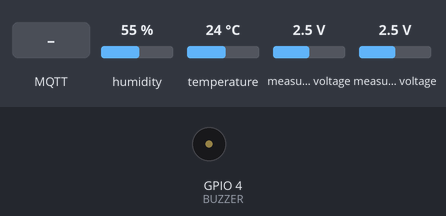
This sketch was run on a simulated ESP32. Shown: buzzer (waves = sounding, pin HIGH). The test bench sets the inputs (shaded band); at power-on: humidity 55 %, temperature 24 °C, measured voltage 2.5 V. WiFi joins after 1.5 s; servers stay silent unless stated; no MQTT or app messages arrive unless stated; what the sketch prints to the serial monitor is not drawn.

Above: at 2.7 s.
2.8 s: MQTT message "1" arrives on the first subscribed topic
At 4.2 s:
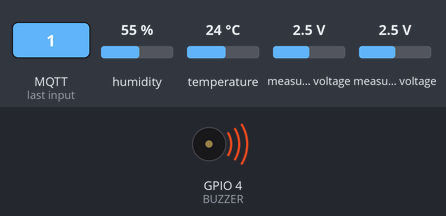
4.5 s: MQTT message "5" arrives on the first subscribed topic
At 6.0 s:
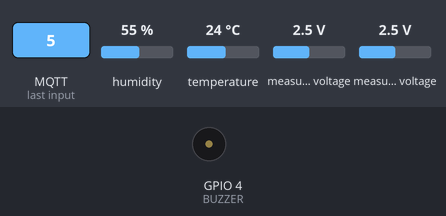
7.0 s: MQTT message "1" arrives on the second subscribed topic
At 8.8 s:
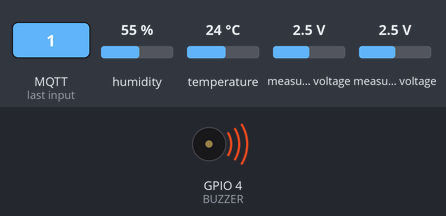
Timing chart, 0 to 10.3 s (numbered marks = the images above; inputs shaded):
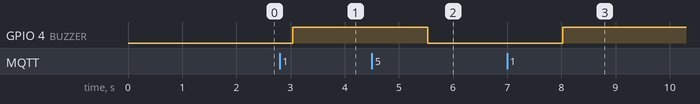

Measured:
- after the input at 2.8 s, GPIO 4 (BUZZER): LOW → HIGH after 0.24 s
- after the input at 4.5 s, GPIO 4 (BUZZER): HIGH → LOW after 1.0 s
- after the input at 7.0 s, GPIO 4 (BUZZER): LOW → HIGH after 1.0 s

The sketch:

Embarcados-caio-com_o_programa_do_atuador_fun__o_do_mq.ino
```cpp
#include <WiFi.h>
#include <Adafruit_ADS1X15.h> //Conversor ADS1115
#include <PubSubClient.h>
#include <Wire.h>
#include <stdlib.h>
#include <DHT.h>

Adafruit_ADS1115 ads; //Definição do ADS a ser utilizado

// Definicoes do sensor DHT11
#define DHTPIN 23 // o sensor dht11 foi conectado ao pino D23 - GPIO23 que está ligado o pino de dados do sensor
#define DHTTYPE DHT11//sensor em utilização: DHT11
DHT dht(DHTPIN,DHTTYPE);

//Definição dos outros sensores
#define   ADC_16BIT_MAX   65536
float ads_InputRange = 6.144f;
const float VOLT_STEP = (ads_InputRange * 2) / (ADC_16BIT_MAX - 1);
#define RL_MQ8 10000 // Valor da resistência de carga para o sensor MQ8
#define R_STANDARD_MQ8 20 // Valor de R0 para o sensor MQ8 padrão - antes: 17900
#define RL_MQ135 10000 // Valor da resistência de carga para o sensor MQ135
#define R_STANDARD_MQ135 27338 // Valor de R0 para o sensor MQ135 padrão


//Definição dos topicos


#define BUZZER 4 //pino D4 para o buzzer

//Dados para conectar no Wi-Fi
const char* ssid = "1618";
const char* password = "comchuveiro101";

const char* mqtt_server = "caiostefani.duckdns.org"; //aqui pode ser o IP do MQTT ou uma URL
const char* mqtt_username = "admin"; //Usuario criado no broker
const char* mqtt_password = "trabalho.123"; //senha do usuario
const int mqtt_port = 1883; // define a porta

//inicializando as variaveis que irao ligar o o buzzer por meio dos valores de ppm dos sensores de gases
int BuzzerMQ2 = 0;
int BuzzerMQ135 = 0;


WiFiClient espClient;
PubSubClient client(espClient);

void init_wifi(){ //inicia a função do wifi
  delay(10);
  Serial.println();
  Serial.print("Connecting to ");
  Serial.println(ssid);

  reconnect_wifi();
}

void init_mqtt(){
client.setServer(mqtt_server, mqtt_port);
client.setCallback(callback);
}

void reconnect_wifi(){ //Função para conectar o Wi-Fi
  if (WiFi.status() == WL_CONNECTED)
        return;

  WiFi.begin(ssid, password);

  while (WiFi.status() != WL_CONNECTED) {//Loop que mostra a tentativa de se conectar no Wi-Fi
    delay(500);
    Serial.print(".");
  }

  Serial.println("");
  Serial.println("WiFi connected");
  Serial.println("IP address: ");
  Serial.println(WiFi.localIP());
}


void callback(char* topic, byte* message, unsigned int length) {
  Serial.print("Message arrived on topic: ");
  Serial.print(topic);
  Serial.print(". Message: ");
  String messageTemp;

  for (int i = 0; i < length; i++) {
    Serial.print((char)message[i]);
    messageTemp += (char)message[i];
  }
  if(String (topic) == "ESP32/BUZZERMQ2"){ //ESP32/BUZZER -> topico de saida
    Serial.print("PPM do MQ2: ");
    BuzzerMQ2 = messageTemp.toInt();
    Serial.print(BuzzerMQ2);
  }
  if(String (topic) == "ESP32/BUZZERMQ135"){
    Serial.print("PPM do MQ135: ");
    BuzzerMQ135 = messageTemp.toInt();
    Serial.print(BuzzerMQ135);
  }
  Serial.println();
}

void reconnect_mqtt() { //Função para conectar o mqtt
  while (!client.connected()) {
    Serial.print("Attempting MQTT connection...");
    // Attempt to connect
    if (client.connect("ESP32Client", mqtt_username, mqtt_password)) {
      Serial.println("connected");
      client.subscribe("ESP32/BUZZERMQ2");
      client.subscribe("ESP32/BUZZERMQ135");
    }
    else {
      Serial.print("failed, rc=");
      Serial.print(client.state());
      Serial.println(" try again in 5 seconds");
      delay(1000);
    }
  }
}

void verificaConexao (){
  if(!client.connected()){
    reconnect_mqtt();
  }
  reconnect_wifi();
}

//...................................................................................//

float leitura_temperatura(){ //qualquer coisa mudar para float
  float t = dht.readTemperature();
  float result;

  if(!(isnan(t))){
    result = t;
  }
  else
  result = 0;

  Serial.print(result);
  Serial.println(" ºC");
  return result;
}

//...................................................................................//

float leitura_umidade(){
  float h = dht.readHumidity();
  float result;

  if(!(isnan(h))){
    result = h;
  }else{
  result = 0;
}
Serial.print(result);
Serial.print("%");
return result;
}
//...................................................................................//
//função para o mq2//

int leitura_mq8(){
  float adc3 = ads.readADC_SingleEnded(3);
  float RS = RL_MQ8 * ((5 / (VOLT_STEP * adc3)) - 1);
  float ratio = Ajust_ratio_mq8((RS/R_STANDARD_MQ8));
  float PPM = pow(10, ((-log10(ratio) + 4.8965) / 1.59295));
  int result;

  if (! (isnan(PPM)) ) //Caso o valor não é um numero colocará uma valor diferente no resultado
        result = (int)PPM;
    else
        result = 0;

  Serial.print(result);
  Serial.println(" ppm H2");
  return result;
}

//...................................................................................//

//função para o mq135 para leitura do CO2
int leitura_mq135(){
  float adc1 = ads.readADC_SingleEnded(1);
  float RS = RL_MQ135 * ((5 / (VOLT_STEP * adc1)) - 1);
  float ratio = Ajust_ratio_mq135((RS/R_STANDARD_MQ135));
  float PPM = pow(10, ((-log10(ratio) + 0.79349) / 0.38306));
  int result;

  if (! (isnan(PPM)) ) //Caso o valor não é um numero colocará uma valor diferente no resultado
        result = (int)PPM;
    else
        result = 0;

  Serial.print(result);
  Serial.println(" ppm CO2");
  return result;
}

//...................................................................................//
//ratio do mq2
float Ajust_ratio_mq8(float r0_rs_ratio){
  float ajusted_ratio = 0; //Valor da razao ajustada pela temperatura e humidade
  float max_value_ratio = 0; //Valor de correcao da razao a 33% de umidade
  float min_value_ratio = 0; //Valor de correcao da razao a 85% de umidade
  int humidity_ar = dht.readHumidity(); //Leitura da umidade pelo sensor
  int temperature_ar = dht.readTemperature(); //Leitura da temperatura pelo sensor
  if(humidity_ar>85 || humidity_ar<33 || temperature_ar<0 ||temperature_ar>50)
  {
  return NAN;
  }
  delay(100);

  max_value_ratio = 0.00012 * pow(temperature_ar, 2) - 0.00656 * temperature_ar + 0.98828; //Curva para 33% de umidade
  min_value_ratio = 0.00014 * pow(temperature_ar, 2) - 0.00753 * temperature_ar + 1.04125; //Curva para 85% de umidade
  ajusted_ratio = r0_rs_ratio * (max_value_ratio + (min_value_ratio - max_value_ratio) *(humidity_ar - 33) / 52); //Interpolacao entre os valores maximos e minimos e a umidade
  return ajusted_ratio;
}

//...................................................................................//
//ratio mq135
float Ajust_ratio_mq135(float r0_rs_ratio){
  float ajusted_ratio = 0; //Valor da razao ajustada pela temperatura e humidade
  float max_value_ratio = 0; //Valor de correcao da razao a 33% de umidade
  float min_value_ratio = 0; //Valor de correcao da razao a 85% de umidade
  int humidity_ar = dht.readHumidity(); //Leitura da umidade pelo sensor
  int temperature_ar = dht.readTemperature(); //Leitura da temperatura pelo sensor
  if(humidity_ar>85 || humidity_ar<33 || temperature_ar<0 ||temperature_ar>50)
  {
  return NAN;
  }
  delay(100);

  max_value_ratio = -0.000005 * pow(temperature_ar, 3) + 0.000653 * pow(temperature_ar, 2)- 0.028508 * temperature_ar + 1.366829;//Curva para 33% de umidade
  min_value_ratio = -0.0000046 * pow(temperature_ar, 3) + 0.000573 * pow(temperature_ar, 2) - 0.025026 * temperature_ar + 1.2384997; //Curva para 85% de umidade
  ajusted_ratio = r0_rs_ratio * (max_value_ratio + (min_value_ratio - max_value_ratio) *(humidity_ar - 33) / 52); //Interpolacao entre os valores maximos e minimos e a umidade
  return ajusted_ratio;
}

//...................................................................................//

void setup(){
  Serial.begin(9600);
  ads.begin(); //Inicializa o ADS
  dht.begin(); //Inicializa o DHT
  init_wifi(); //Inicializa o Wi_Fi
  init_mqtt(); //Inicializa o MQTT
  pinMode(BUZZER,OUTPUT);
}

//...................................................................................//

void loop(){
  //declaração de variaveis locais
  char temperatura_str[10] = {0};
  char umidade_str[10]     = {0};
  char mq2_str[10]         = {0};
  char mq135_str[10]       = {0};
  double mq2 = leitura_mq8();
  double mq135 = leitura_mq135();

  verificaConexao();
  client.loop();

  //Preenchimento da string
  //sprintf(temperatura_str,"%.2f", leitura_temperatura());
  //sprintf(umidade_str, "%.2f", leitura_umidade());
    dtostrf(dht.readTemperature(), 1, 2,temperatura_str);
    dtostrf(dht.readHumidity(), 1, 2,umidade_str);
    dtostrf(mq2, 5, 2, mq2_str);//string para o mq2
    dtostrf(mq135, 5, 2, mq135_str);//string para o mq135

  //Envio dos dados atraves de MQTT
  client.publish("TOPICO_PUBLISH_TEMPERATURA", temperatura_str);
  client.publish("TOPICO_PUBLISH_UMIDADE", umidade_str);
  client.publish("TOPICO_PUBLISH_MQ2", mq2_str);//publish para o mq2
  client.publish("TOPICO_PUBLISH_MQ135", mq135_str);//publish para o mq2

  if (BuzzerMQ2 == 1 || BuzzerMQ135 == 1){
    digitalWrite(BUZZER,HIGH);
    Serial.print("LED LIGADO");
  }else{
    digitalWrite(BUZZER,LOW);
    Serial.print("LED DESLIGADO");
  }
  delay(1000);
}
```
